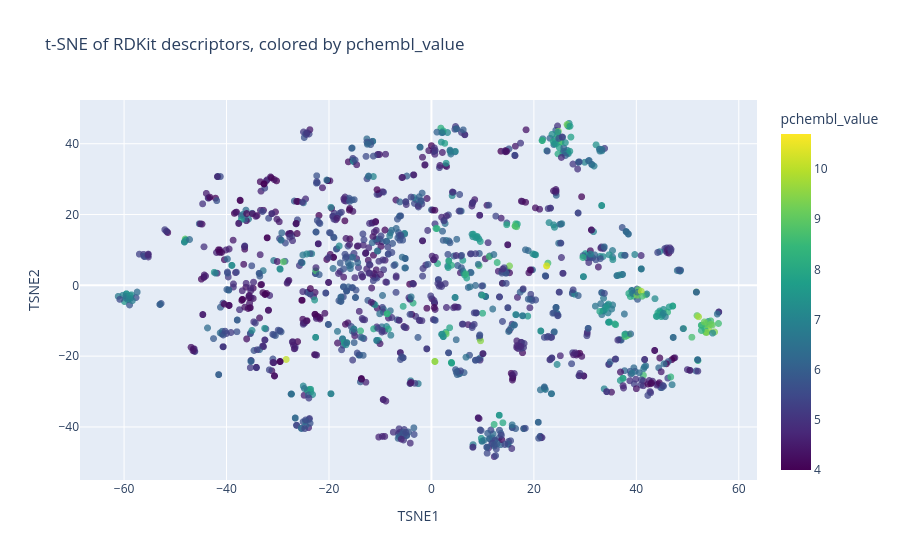

The notebook cell this image was saved under:
### Markdown cell above
## t-SNE view before modelling

t-SNE is used here only as an exploratory visualization. We impute missing descriptors and standardize them because Euclidean distances are sensitive to feature scale. The points are colored by the selected endpoint value, so nearby compounds can be compared with respect to pChEMBL values. The plot uses a reproducible sample because t-SNE is computationally expensive.

### Code cell
from sklearn.manifold import TSNE
from sklearn.preprocessing import StandardScaler

TSNE_SAMPLE_SIZE = min(1500, len(X))
tsne_indices = molecule_df.sample(n=TSNE_SAMPLE_SIZE, random_state=RANDOM_STATE).index
tsne_imputer = SimpleImputer(strategy="median")
X_tsne = tsne_imputer.fit_transform(X.loc[tsne_indices])
X_tsne = StandardScaler().fit_transform(X_tsne)
tsne_embedding = TSNE(
    n_components=2, perplexity=30, init="pca",
    learning_rate="auto", random_state=RANDOM_STATE,
).fit_transform(X_tsne)

tsne_plot_df = molecule_df.loc[
    tsne_indices, [MOLECULE_ID, TARGET, "pubchem_cid", "pubchem_iupac_name"]
].copy()
tsne_plot_df["TSNE1"] = tsne_embedding[:, 0]
tsne_plot_df["TSNE2"] = tsne_embedding[:, 1]
tsne_plot_df["display_name"] = tsne_plot_df["pubchem_iupac_name"].fillna(
    tsne_plot_df[MOLECULE_ID]
)
tsne_fig = px.scatter(
    tsne_plot_df, x="TSNE1", y="TSNE2", color=TARGET,
    hover_name="display_name",
    hover_data=[MOLECULE_ID, "pubchem_cid", TARGET],
    color_continuous_scale="Viridis",
    title=f"t-SNE of RDKit descriptors, colored by {TARGET}",
)
tsne_fig.update_traces(marker={"size": 7, "opacity": 0.75})
tsne_fig.show()

### Figure 1 — Plotly figure (JSON) as saved in the notebook; plotly's stock layout.template omitted (floating-point values rounded to 4 significant figures; data arrays with more than 128 entries replaced by an {"elided": "..."} marker saying what was removed)
{"data": [{"customdata": {"elided": "1500x3 mixed values"}, "hovertemplate": "<b>%{hovertext}</b><br><br>TSNE1=%{x}<br>TSNE2=%{y}<br>molecule_chembl_id=%{customdata[0]}<br>pubchem_cid=%{customdata[1]}<br>pchembl_value=%{marker.color}<extra></extra>", "hovertext": {"elided": "1500 str values"}, "legendgroup": "", "marker": {"color": {"elided": "1500 float values"}, "coloraxis": "coloraxis", "opacity": 0.75, "size": 7, "symbol": "circle"}, "mode": "markers", "name": "", "showlegend": false, "type": "scattergl", "x": {"elided": "1500 float values"}, "xaxis": "x", "y": {"elided": "1500 float values"}, "yaxis": "y"}], "layout": {"coloraxis": {"autocolorscale": false, "colorbar": {"title": {"text": "pchembl_value"}}, "colorscale": [[0, "#440154"], [0.1111, "#482878"], [0.2222, "#3e4989"], [0.3333, "#31688e"], [0.4444, "#26828e"], [0.5556, "#1f9e89"], [0.6667, "#35b779"], [0.7778, "#6ece58"], [0.8889, "#b5de2b"], [1, "#fde725"]]}, "legend": {"tracegroupgap": 0}, "title": {"text": "t-SNE of RDKit descriptors, colored by pchembl_value"}, "xaxis": {"anchor": "y", "domain": [0, 1], "title": {"text": "TSNE1"}}, "yaxis": {"anchor": "x", "domain": [0, 1], "title": {"text": "TSNE2"}}}}
